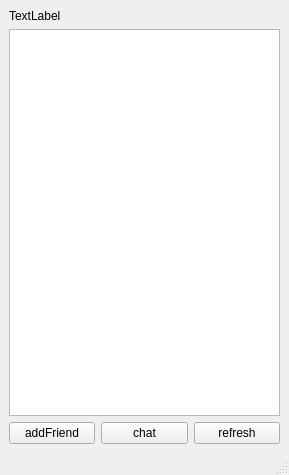
<?xml version="1.0" encoding="UTF-8"?>
<ui version="4.0">
 <class>FriendWindow</class>
 <widget class="QMainWindow" name="FriendWindow">
  <property name="geometry">
   <rect>
    <x>0</x>
    <y>0</y>
    <width>289</width>
    <height>475</height>
   </rect>
  </property>
  <property name="windowTitle">
   <string>MainWindow</string>
  </property>
  <widget class="QWidget" name="centralwidget">
   <layout class="QVBoxLayout" name="verticalLayout">
    <item>
     <widget class="QLabel" name="userinfo_label">
      <property name="text">
       <string>TextLabel</string>
      </property>
     </widget>
    </item>
    <item>
     <widget class="QTableWidget" name="tableWidget"/>
    </item>
    <item>
     <layout class="QHBoxLayout" name="horizontalLayout">
      <item>
       <widget class="QPushButton" name="add_pushButton">
        <property name="text">
         <string>addFriend</string>
        </property>
       </widget>
      </item>
      <item>
       <widget class="QPushButton" name="chat_pushButton_2">
        <property name="text">
         <string>chat</string>
        </property>
       </widget>
      </item>
      <item>
       <widget class="QPushButton" name="pushButton">
        <property name="text">
         <string>refresh</string>
        </property>
       </widget>
      </item>
     </layout>
    </item>
   </layout>
  </widget>
  <widget class="QMenuBar" name="menubar">
   <property name="geometry">
    <rect>
     <x>0</x>
     <y>0</y>
     <width>289</width>
     <height>19</height>
    </rect>
   </property>
  </widget>
  <widget class="QStatusBar" name="statusbar"/>
 </widget>
 <resources/>
 <connections/>
</ui>
